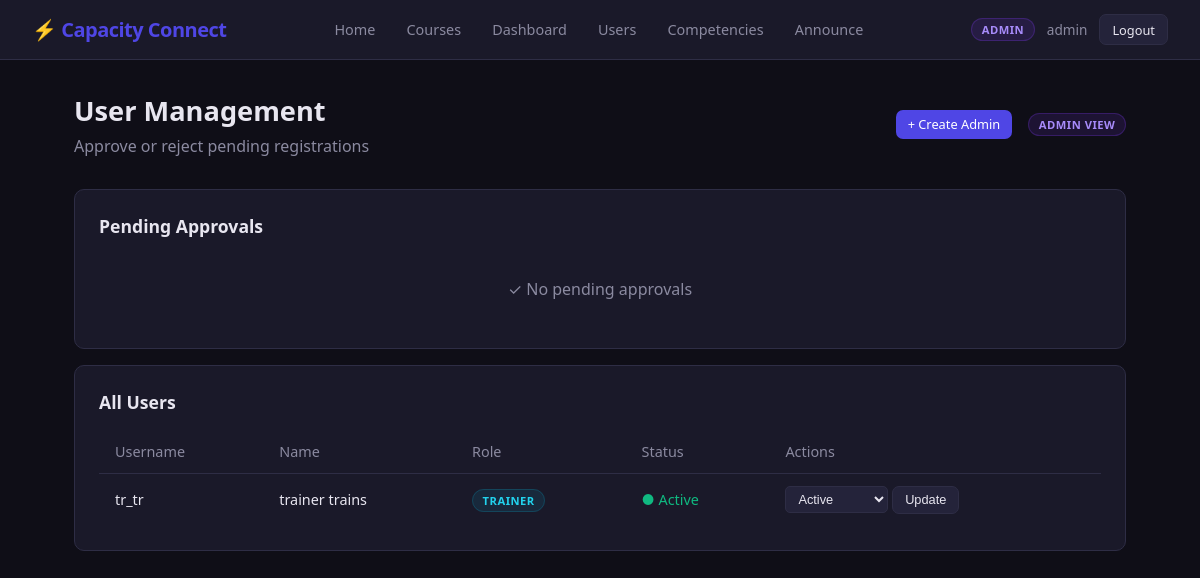
Before: /accounts/users/ (signed in) with the older database file.
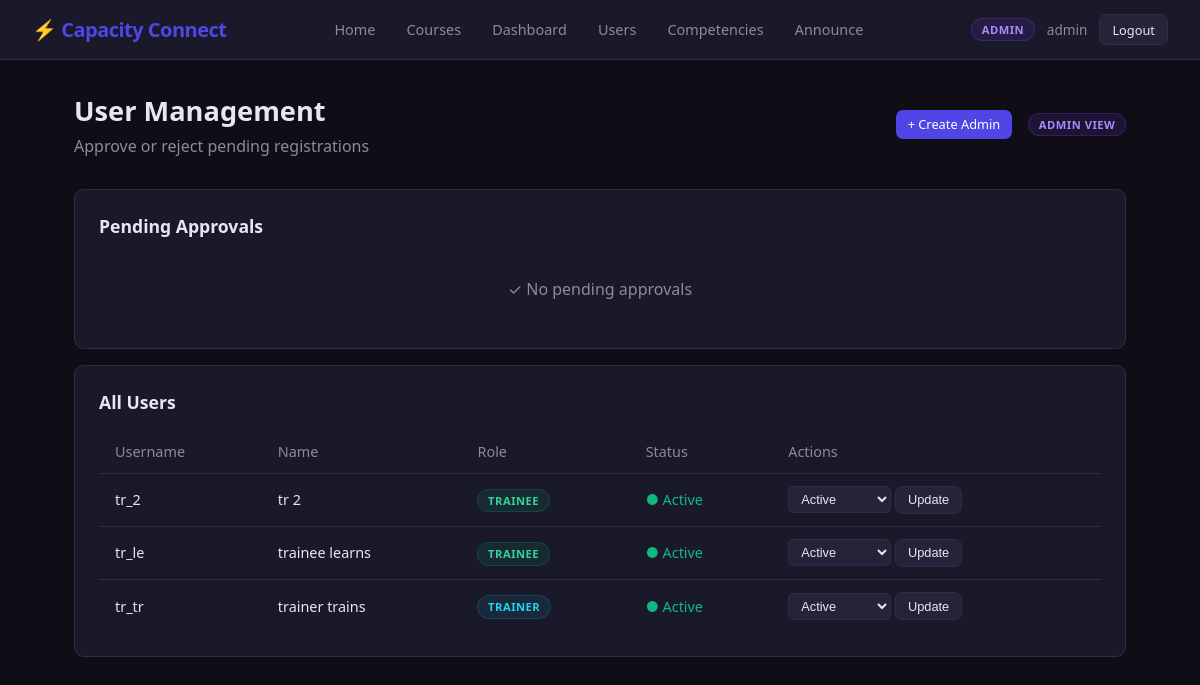
After: the same page with the newer database file.
### accounts/models.py (models this page shows, shortened)
class CustomUser(AbstractUser):
    ROLE_CHOICES = (
        ('TRAINEE', 'Trainee'),
        ('TRAINER', 'Trainer'),
        ('ADMIN', 'Admin'),
    )
    STATUS_CHOICES = (
        ('PENDING', 'Pending Approval'),
        ('ACTIVE', 'Active'),
        ('REJECTED', 'Rejected'),
        ('SUSPENDED', 'Suspended'),
    )
    role = models.CharField(max_length=20, choices=ROLE_CHOICES, default='TRAINEE')
    status = models.CharField(max_length=20, choices=STATUS_CHOICES, default='PENDING')
    objects = CustomUserManager()

### accounts/views.py (the view)
# urls.py: path('users/', views.pending_users_view, name='pending_users'),
@login_required
def pending_users_view(request):
    if request.user.role != 'ADMIN':
        messages.error(request, 'You do not have permission to view this page.')
        return redirect('course_list')
    pending = CustomUser.objects.filter(status='PENDING').order_by('date_joined')
    all_users = CustomUser.objects.exclude(username=request.user.username).order_by('-date_joined')
    return render(request, 'accounts/pending_users.html', {
        'pending': pending,
        'all_users': all_users,
    })

### templates/accounts/pending_users.html (shortened to what this page needs)
{% extends 'base.html' %}
{% block content %}
<div class="page-header d-flex justify-between align-center">
    <div>
        <h1>User Management</h1>
        <p class="text-muted">Approve or reject pending registrations</p>
    </div>
    <div style="display:flex; align-items:center; gap:1rem;">
        <a href="/admin/accounts/customuser/add/" class="btn btn-primary btn-sm">+ Create Admin</a>
        <span class="badge badge-admin">Admin View</span>
    </div>
</div>
<div class="card mb-2">
    <h2 style="font-size:1.1rem; margin-bottom:1rem;">
        Pending Approvals
    </h2>
    {% if pending %}
    <table class="table">
        <thead>
            <tr>
                <th>Username</th>
                <th>Name</th>
                <th>Email</th>
                <th>Role</th>
                <th>Joined</th>
                <th>Actions</th>
            </tr>
        </thead>
        <tbody>
            {% for u in pending %}
            <tr>
                <td>{{ u.username }}</td>
                <td>{{ u.get_full_name|default:'—' }}</td>
                <td>{{ u.email }}</td>
                <td>
                    {% if u.role == 'TRAINER' %}
                        <span class="badge badge-trainer">Trainer</span>
                    {% else %}
                        <span class="badge badge-trainee">Trainee</span>
                    {% endif %}
                </td>
                <td class="text-muted" style="font-size:0.85rem;">{{ u.date_joined|date:"M d, Y" }}</td>
                <td>
                    <div class="d-flex gap-1">
                        <form method="post" action="{% url 'update_user_status' u.id %}">
                            {% csrf_token %}
                            <input type="hidden" name="status" value="ACTIVE">
                            <button type="submit" class="btn btn-success btn-sm">Approve</button>
                        </form>
                        <form method="post" action="{% url 'update_user_status' u.id %}">
                            {% csrf_token %}
                            <input type="hidden" name="status" value="REJECTED">
                            <button type="submit" class="btn btn-danger btn-sm">Reject</button>
                        </form>
                    </div>
                </td>
            </tr>
            {% endfor %}
        </tbody>
    </table>
    {% else %}
        <p class="text-muted" style="text-align:center; padding: 1.5rem 0;">✓ No pending approvals</p>
    {% endif %}
</div>
<div class="card">
    <h2 style="font-size:1.1rem; margin-bottom:1rem;">All Users</h2>
    <table class="table">
        <thead>
            <tr>
                <th>Username</th>
                <th>Name</th>
                <th>Role</th>
                <th>Status</th>
                <th>Actions</th>
            </tr>
        </thead>
        <tbody>
            {% for u in all_users %}
            <tr>
                <td>{{ u.username }}</td>
                <td>{{ u.get_full_name|default:'—' }}</td>
                <td>
                    {% if u.role == 'ADMIN' %}
                        <span class="badge badge-admin">Admin</span>
                    {% elif u.role == 'TRAINER' %}
                        <span class="badge badge-trainer">Trainer</span>
                    {% else %}
                        <span class="badge badge-trainee">Trainee</span>
                    {% endif %}
                </td>
                <td>
                    {% if u.status == 'ACTIVE' %}
                        <span class="text-success">● Active</span>
                    {% elif u.status == 'PENDING' %}
                        <span class="text-warning">● Pending</span>
                    {% elif u.status == 'SUSPENDED' %}
                        <span class="text-danger">● Suspended</span>
                    {% else %}
                        <span class="text-muted">● {{ u.get_status_display }}</span>
                    {% endif %}
                </td>
                <td>
                    <form method="post" action="{% url 'update_user_status' u.id %}" style="display:inline;">
                        <select name="status" style="background:var(--surface2);border:1px solid var(--border);color:var(--text);padding:0.25rem 0.5rem;border-radius:5px;font-size:0.8rem;">
                            <option value="ACTIVE"    {% if u.status == 'ACTIVE'    %}selected{% endif %}>Active</option>
                        </select>
                        <button type="submit" class="btn btn-secondary btn-sm">Update</button>
                    </form>
                </td>
            </tr>
            {% endfor %}
        </tbody>
    </table>
</div>
{% endblock %}

### templates/base.html (shortened to what this page needs)
<!DOCTYPE html>
<html lang="en">
<head>
</head>
<body>
<nav>
    <a href="{% url 'home' %}" class="nav-brand">⚡ Capacity Connect</a>
    <div class="nav-links">
        {% if user.is_authenticated %}
            <a href="{% url 'home' %}">Home</a>
            <a href="{% url 'course_list' %}">Courses</a>
            {% if user.role == 'ADMIN' %}
                <a href="{% url 'admin_dashboard' %}">Dashboard</a>
                <a href="{% url 'pending_users' %}">Users</a>
                <a href="{% url 'competency_map' %}">Competencies</a>
                <a href="{% url 'create_announcement' %}">Announce</a>
            {% endif %}
        {% endif %}
    </div>
    <div class="nav-user">
        {% if user.is_authenticated %}
            {% if user.role == 'ADMIN' %}
                <span class="badge badge-admin">Admin</span>
            {% elif user.role == 'TRAINER' %}
                <span class="badge badge-trainer">Trainer</span>
            {% else %}
                <span class="badge badge-trainee">Trainee</span>
            {% endif %}
            <span style="font-size:0.85rem; color: var(--text-muted);">{{ user.get_full_name|default:user.username }}</span>
            <a href="{% url 'logout' %}" class="btn btn-secondary btn-sm">Logout</a>
        {% else %}
            <a href="{% url 'login' %}" class="btn btn-secondary btn-sm">Login</a>
            <a href="{% url 'register' %}" class="btn btn-primary btn-sm">Sign Up</a>
        {% endif %}
    </div>
</nav>
<div class="container">
    {% block content %}{% endblock %}
</div>
</body>
</html>

### templates/base.html (style rules this page uses)
*, *::before, *::after { box-sizing: border-box; margin: 0; padding: 0; }
:root { --primary: #4f46e5; --primary-dark: #3730a3; --secondary: #06b6d4; --success: #10b981; --warning: #f59e0b; --danger: #ef4444; --bg: #0f0e17; --surface: #1a1929; --surface2: #24233a; --border: #2e2d45; --text: #e8e6f0; --text-muted: #8b8aa0; --radius: 10px; }
body { font-family: 'Segoe UI', system-ui, -apple-system, sans-serif; background: var(--bg); color: var(--text); min-height: 100vh; }
nav { background: var(--surface); border-bottom: 1px solid var(--border); padding: 0 2rem; display: flex; align-items: center; justify-content: space-between; height: 60px; position: sticky; top: 0; z-index: 100; }
.nav-brand { font-size: 1.25rem; font-weight: 700; color: var(--primary); text-decoration: none; letter-spacing: -0.5px; }
.nav-links { display: flex; gap: 0.25rem; align-items: center; }
.nav-links a { color: var(--text-muted); text-decoration: none; padding: 0.4rem 0.85rem; border-radius: 6px; font-size: 0.9rem; transition: all 0.15s; }
.nav-user { display: flex; align-items: center; gap: 0.75rem; }
.badge { padding: 0.2rem 0.6rem; border-radius: 99px; font-size: 0.7rem; font-weight: 600; text-transform: uppercase; letter-spacing: 0.5px; }
.badge-admin { background: #7c3aed22; color: #a78bfa; border: 1px solid #7c3aed44; }
.badge-trainer { background: #0891b222; color: #22d3ee; border: 1px solid #0891b244; }
.badge-trainee { background: #05966922; color: #34d399; border: 1px solid #05966944; }
.container { max-width: 1100px; margin: 0 auto; padding: 2rem 1.5rem; }
.card { background: var(--surface); border: 1px solid var(--border); border-radius: var(--radius); padding: 1.5rem; }
.btn { display: inline-flex; align-items: center; gap: 0.4rem; padding: 0.55rem 1.25rem; border-radius: 7px; border: none; font-size: 0.9rem; font-weight: 500; cursor: pointer; text-decoration: none; transition: all 0.15s; }
.btn-primary { background: var(--primary); color: #fff; }
.btn-secondary { background: var(--surface2); color: var(--text); border: 1px solid var(--border); }
.btn-sm { padding: 0.35rem 0.75rem; font-size: 0.8rem; }
.table { width: 100%; border-collapse: collapse; font-size: 0.9rem; }
.table th { text-align: left; padding: 0.75rem 1rem; color: var(--text-muted); font-weight: 500; border-bottom: 1px solid var(--border); }
.table td { padding: 0.75rem 1rem; border-bottom: 1px solid var(--border); }
.table tr:last-child td { border-bottom: none; }
.page-header { margin-bottom: 2rem; }
.page-header h1 { font-size: 1.7rem; font-weight: 700; }
.page-header p { color: var(--text-muted); margin-top: 0.35rem; }
.text-muted { color: var(--text-muted); }
.text-success { color: var(--success); }
.mb-2 { margin-bottom: 1rem; }
.d-flex { display: flex; }
.justify-between { justify-content: space-between; }
.align-center { align-items: center; }

Changed rows visible on the page:
added CustomUser: username "tr_2", get_full_name "tr 2", role "TRAINEE", shows "● Active", status "Active"
added CustomUser: username "tr_le", get_full_name "trainee learns", role "TRAINEE", shows "● Active", status "Active"
